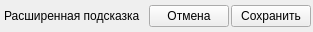
       <widget class="QWidget" name="widget_eq_info_btn" native="true">
        <property name="maximumSize">
         <size>
          <width>16777215</width>
          <height>32</height>
         </size>
        </property>
        <layout class="QHBoxLayout" name="horizontalLayout_eq_info_btn" stretch="1,0,0,0">
         <property name="spacing">
          <number>2</number>
         </property>
         <property name="leftMargin">
          <number>2</number>
         </property>
         <property name="topMargin">
          <number>2</number>
         </property>
         <property name="rightMargin">
          <number>2</number>
         </property>
         <property name="bottomMargin">
          <number>2</number>
         </property>
         <item>
          <widget class="QFrame" name="frame_extended_hint">
           <property name="frameShape">
            <enum>QFrame::NoFrame</enum>
           </property>
           <property name="frameShadow">
            <enum>QFrame::Raised</enum>
           </property>
           <layout class="QHBoxLayout" name="horizontalLayout_extended_hint">
            <property name="spacing">
             <number>2</number>
            </property>
            <property name="leftMargin">
             <number>2</number>
            </property>
            <property name="topMargin">
             <number>2</number>
            </property>
            <property name="rightMargin">
             <number>2</number>
            </property>
            <property name="bottomMargin">
             <number>2</number>
            </property>
            <item>
             <widget class="QLabel" name="label_extended_hint">
              <property name="text">
               <string>Расширенная подсказка</string>
              </property>
             </widget>
            </item>
           </layout>
          </widget>
         </item>
         <item>
          <spacer name="horizontalSpacer">
           <property name="orientation">
            <enum>Qt::Horizontal</enum>
           </property>
           <property name="sizeHint" stdset="0">
            <size>
             <width>5</width>
             <height>20</height>
            </size>
           </property>
          </spacer>
         </item>
         <item>
          <widget class="QPushButton" name="pushButton_eq_info_btn_cancel">
           <property name="text">
            <string>Отмена</string>
           </property>
          </widget>
         </item>
         <item>
          <widget class="QPushButton" name="pushButton_eq_info_save">
           <property name="maximumSize">
            <size>
             <width>16777215</width>
             <height>16777215</height>
            </size>
           </property>
           <property name="text">
            <string>Сохранить</string>
           </property>
          </widget>
         </item>
        </layout>
       </widget>
